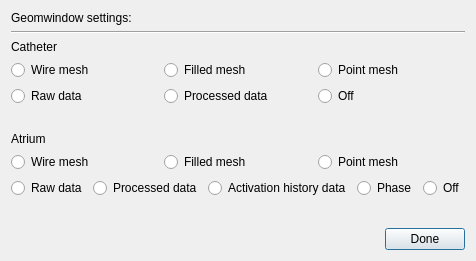
<?xml version="1.0" encoding="UTF-8"?>
<ui version="4.0">
 <class>GeomwinSettings</class>
 <widget class="QDialog" name="GeomwinSettings">
  <property name="geometry">
   <rect>
    <x>0</x>
    <y>0</y>
    <width>419</width>
    <height>261</height>
   </rect>
  </property>
  <property name="windowTitle">
   <string>Mesh view settings</string>
  </property>
  <layout class="QVBoxLayout" name="verticalLayout">
   <item>
    <widget class="QLabel" name="label">
     <property name="font">
      <font>
       <pointsize>9</pointsize>
      </font>
     </property>
     <property name="text">
      <string>Geomwindow settings: </string>
     </property>
    </widget>
   </item>
   <item>
    <widget class="Line" name="line">
     <property name="orientation">
      <enum>Qt::Horizontal</enum>
     </property>
    </widget>
   </item>
   <item>
    <widget class="QLabel" name="label_2">
     <property name="font">
      <font>
       <pointsize>9</pointsize>
      </font>
     </property>
     <property name="text">
      <string>Catheter</string>
     </property>
    </widget>
   </item>
   <item>
    <layout class="QHBoxLayout" name="horizontalLayout_4">
     <item>
      <widget class="QRadioButton" name="radioButton_wireCath">
       <property name="font">
        <font>
         <pointsize>9</pointsize>
        </font>
       </property>
       <property name="text">
        <string>Wire mesh</string>
       </property>
       <attribute name="buttonGroup">
        <string notr="true">buttonGroup_4</string>
       </attribute>
      </widget>
     </item>
     <item>
      <widget class="QRadioButton" name="radioButton_filledCath">
       <property name="font">
        <font>
         <pointsize>9</pointsize>
        </font>
       </property>
       <property name="text">
        <string>Filled mesh</string>
       </property>
       <attribute name="buttonGroup">
        <string notr="true">buttonGroup_4</string>
       </attribute>
      </widget>
     </item>
     <item>
      <widget class="QRadioButton" name="radioButton_pointCath">
       <property name="font">
        <font>
         <pointsize>9</pointsize>
        </font>
       </property>
       <property name="text">
        <string>Point mesh</string>
       </property>
       <attribute name="buttonGroup">
        <string notr="true">buttonGroup_4</string>
       </attribute>
      </widget>
     </item>
    </layout>
   </item>
   <item>
    <layout class="QHBoxLayout" name="horizontalLayout">
     <item>
      <widget class="QRadioButton" name="radioButton_rawDataCath">
       <property name="font">
        <font>
         <pointsize>9</pointsize>
        </font>
       </property>
       <property name="text">
        <string>Raw data</string>
       </property>
       <attribute name="buttonGroup">
        <string notr="true">buttonGroup</string>
       </attribute>
      </widget>
     </item>
     <item>
      <widget class="QRadioButton" name="radioButton_procDataCath">
       <property name="font">
        <font>
         <pointsize>9</pointsize>
        </font>
       </property>
       <property name="text">
        <string>Processed data</string>
       </property>
       <attribute name="buttonGroup">
        <string notr="true">buttonGroup</string>
       </attribute>
      </widget>
     </item>
     <item>
      <widget class="QRadioButton" name="radioButton_cathDataOff">
       <property name="font">
        <font>
         <pointsize>9</pointsize>
        </font>
       </property>
       <property name="text">
        <string>Off</string>
       </property>
       <attribute name="buttonGroup">
        <string notr="true">buttonGroup</string>
       </attribute>
      </widget>
     </item>
    </layout>
   </item>
   <item>
    <spacer name="verticalSpacer_2">
     <property name="orientation">
      <enum>Qt::Vertical</enum>
     </property>
     <property name="sizeHint" stdset="0">
      <size>
       <width>20</width>
       <height>40</height>
      </size>
     </property>
    </spacer>
   </item>
   <item>
    <widget class="QLabel" name="label_3">
     <property name="font">
      <font>
       <pointsize>9</pointsize>
      </font>
     </property>
     <property name="text">
      <string>Atrium</string>
     </property>
    </widget>
   </item>
   <item>
    <layout class="QHBoxLayout" name="horizontalLayout_3">
     <item>
      <widget class="QRadioButton" name="radioButton_wireAtrium">
       <property name="font">
        <font>
         <pointsize>9</pointsize>
        </font>
       </property>
       <property name="text">
        <string>Wire mesh</string>
       </property>
       <attribute name="buttonGroup">
        <string notr="true">buttonGroup_2</string>
       </attribute>
      </widget>
     </item>
     <item>
      <widget class="QRadioButton" name="radioButton_filledAtrium">
       <property name="font">
        <font>
         <pointsize>9</pointsize>
        </font>
       </property>
       <property name="text">
        <string>Filled mesh</string>
       </property>
       <attribute name="buttonGroup">
        <string notr="true">buttonGroup_2</string>
       </attribute>
      </widget>
     </item>
     <item>
      <widget class="QRadioButton" name="radioButton_pointAtrium">
       <property name="font">
        <font>
         <pointsize>9</pointsize>
        </font>
       </property>
       <property name="text">
        <string>Point mesh</string>
       </property>
       <attribute name="buttonGroup">
        <string notr="true">buttonGroup_2</string>
       </attribute>
      </widget>
     </item>
    </layout>
   </item>
   <item>
    <layout class="QHBoxLayout" name="horizontalLayout_2">
     <item>
      <widget class="QRadioButton" name="radioButton_rawDataAtrium">
       <property name="font">
        <font>
         <pointsize>9</pointsize>
        </font>
       </property>
       <property name="text">
        <string>Raw data</string>
       </property>
       <attribute name="buttonGroup">
        <string notr="true">buttonGroup_3</string>
       </attribute>
      </widget>
     </item>
     <item>
      <widget class="QRadioButton" name="radioButton_procDataAtrium">
       <property name="font">
        <font>
         <pointsize>9</pointsize>
        </font>
       </property>
       <property name="text">
        <string>Processed data</string>
       </property>
       <attribute name="buttonGroup">
        <string notr="true">buttonGroup_3</string>
       </attribute>
      </widget>
     </item>
     <item>
      <widget class="QRadioButton" name="radioButton_actiHistDataAtrium">
       <property name="font">
        <font>
         <pointsize>9</pointsize>
        </font>
       </property>
       <property name="text">
        <string>Activation history data</string>
       </property>
       <attribute name="buttonGroup">
        <string notr="true">buttonGroup_3</string>
       </attribute>
      </widget>
     </item>
     <item>
      <widget class="QRadioButton" name="radioButton_phaseAtrium">
       <property name="font">
        <font>
         <pointsize>9</pointsize>
        </font>
       </property>
       <property name="text">
        <string>Phase</string>
       </property>
       <attribute name="buttonGroup">
        <string notr="true">buttonGroup_3</string>
       </attribute>
      </widget>
     </item>
     <item>
      <widget class="QRadioButton" name="radioButton_AtrialDataOff">
       <property name="font">
        <font>
         <pointsize>9</pointsize>
        </font>
       </property>
       <property name="text">
        <string>Off</string>
       </property>
       <attribute name="buttonGroup">
        <string notr="true">buttonGroup_3</string>
       </attribute>
      </widget>
     </item>
    </layout>
   </item>
   <item>
    <spacer name="verticalSpacer">
     <property name="orientation">
      <enum>Qt::Vertical</enum>
     </property>
     <property name="sizeHint" stdset="0">
      <size>
       <width>20</width>
       <height>43</height>
      </size>
     </property>
    </spacer>
   </item>
   <item>
    <layout class="QHBoxLayout" name="horizontalLayout_7">
     <item>
      <spacer name="horizontalSpacer_5">
       <property name="orientation">
        <enum>Qt::Horizontal</enum>
       </property>
       <property name="sizeHint" stdset="0">
        <size>
         <width>40</width>
         <height>20</height>
        </size>
       </property>
      </spacer>
     </item>
     <item>
      <widget class="QPushButton" name="pushButton">
       <property name="font">
        <font>
         <pointsize>9</pointsize>
        </font>
       </property>
       <property name="text">
        <string>Done</string>
       </property>
      </widget>
     </item>
    </layout>
   </item>
  </layout>
 </widget>
 <resources/>
 <connections>
  <connection>
   <sender>pushButton</sender>
   <signal>clicked()</signal>
   <receiver>GeomwinSettings</receiver>
   <slot>close()</slot>
   <hints>
    <hint type="sourcelabel">
     <x>360</x>
     <y>299</y>
    </hint>
    <hint type="destinationlabel">
     <x>360</x>
     <y>351</y>
    </hint>
   </hints>
  </connection>
 </connections>
 <buttongroups>
  <buttongroup name="buttonGroup_4"/>
  <buttongroup name="buttonGroup_2"/>
  <buttongroup name="buttonGroup_3"/>
  <buttongroup name="buttonGroup"/>
 </buttongroups>
</ui>
